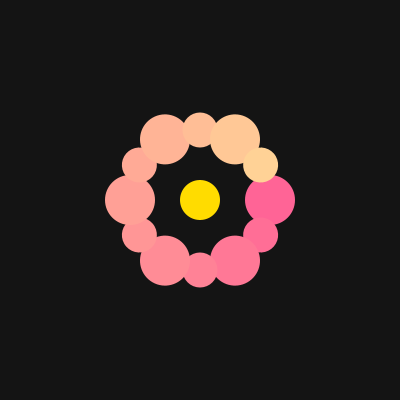
Frame 1 (no input)
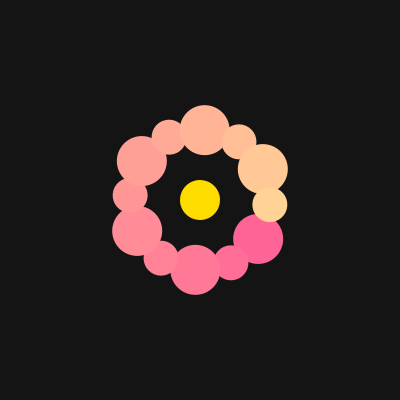
Frame 60 (the mouse pressed at the canvas centre just before this capture)
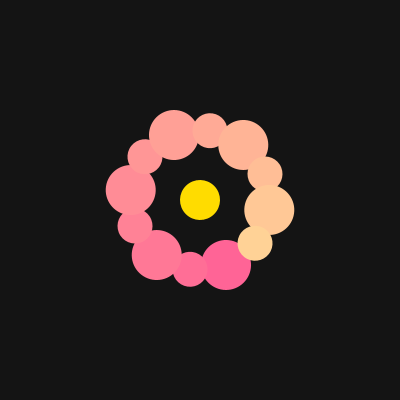
Frame 120 (the mouse held since frame 60 and released just before this capture)

The Processing sketch that drew these frames (run headless with seeded random() and noise(); from frame 60 on, the mouse is pressed at the canvas centre):

// Processing sketch: ej_18_funcion_flor_animada
// ── ej_18_funcion_flor_animada.pde
// Ejemplo 18 - integracion: funcion que retorna + for + rotate + translate + animacion
// Juntamos todo. Una funcion calcula el tamano de cada petalo segun su indice,
// el for los reparte con rotate, y una variable global hace girar la flor.

float giro = 0;
int petalos = 12;

void setup() {
  size(400, 400);
  noStroke();
}

void draw() {
  background(20);

  translate(200, 200);
  rotate(giro);            // gira toda la flor

  for (int i = 0; i < petalos; i++) {
    pushMatrix();
    rotate(radians(360.0 / petalos * i)); // repartimos los petalos
    translate(70, 0);                      // los alejamos del centro

    float d = tamanoPetalo(i);             // la funcion devuelve el tamano
    fill(255, 100 + i * 10, 150);
    ellipse(0, 0, d, d);

    popMatrix();
  }

  // centro de la flor
  fill(255, 220, 0);
  ellipse(0, 0, 40, 40);

  giro = giro + 0.01;
}

// Recibe el indice del petalo y DEVUELVE su diametro.
// Alterna petalos grandes y chicos usando el resto (par/impar).
float tamanoPetalo(int i) {
  if (i % 2 == 0) {
    return 50;
  } else {
    return 35;
  }
}
